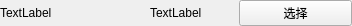
<?xml version="1.0" encoding="UTF-8"?>
<ui version="4.0">
 <class>CodeThemeItem</class>
 <widget class="QWidget" name="CodeThemeItem">
  <property name="geometry">
   <rect>
    <x>0</x>
    <y>0</y>
    <width>352</width>
    <height>24</height>
   </rect>
  </property>
  <property name="windowTitle">
   <string>Form</string>
  </property>
  <layout class="QHBoxLayout" name="horizontalLayout">
   <property name="leftMargin">
    <number>0</number>
   </property>
   <property name="topMargin">
    <number>0</number>
   </property>
   <property name="rightMargin">
    <number>0</number>
   </property>
   <property name="bottomMargin">
    <number>0</number>
   </property>
   <item>
    <widget class="QLabel" name="label">
     <property name="sizePolicy">
      <sizepolicy hsizetype="Preferred" vsizetype="Preferred">
       <horstretch>0</horstretch>
       <verstretch>0</verstretch>
      </sizepolicy>
     </property>
     <property name="text">
      <string>TextLabel</string>
     </property>
    </widget>
   </item>
   <item>
    <widget class="QWidget" name="widget" native="true">
     <property name="sizePolicy">
      <sizepolicy hsizetype="Preferred" vsizetype="Preferred">
       <horstretch>0</horstretch>
       <verstretch>0</verstretch>
      </sizepolicy>
     </property>
     <layout class="QHBoxLayout" name="horizontalLayout_2">
      <property name="leftMargin">
       <number>0</number>
      </property>
      <property name="topMargin">
       <number>0</number>
      </property>
      <property name="rightMargin">
       <number>0</number>
      </property>
      <property name="bottomMargin">
       <number>0</number>
      </property>
      <item>
       <widget class="QLabel" name="label_color">
        <property name="sizePolicy">
         <sizepolicy hsizetype="Fixed" vsizetype="Preferred">
          <horstretch>0</horstretch>
          <verstretch>0</verstretch>
         </sizepolicy>
        </property>
        <property name="text">
         <string>TextLabel</string>
        </property>
       </widget>
      </item>
     </layout>
    </widget>
   </item>
   <item>
    <widget class="QPushButton" name="pushButton">
     <property name="sizePolicy">
      <sizepolicy hsizetype="Preferred" vsizetype="Fixed">
       <horstretch>0</horstretch>
       <verstretch>0</verstretch>
      </sizepolicy>
     </property>
     <property name="text">
      <string>选择</string>
     </property>
    </widget>
   </item>
  </layout>
 </widget>
 <resources/>
 <connections/>
</ui>
